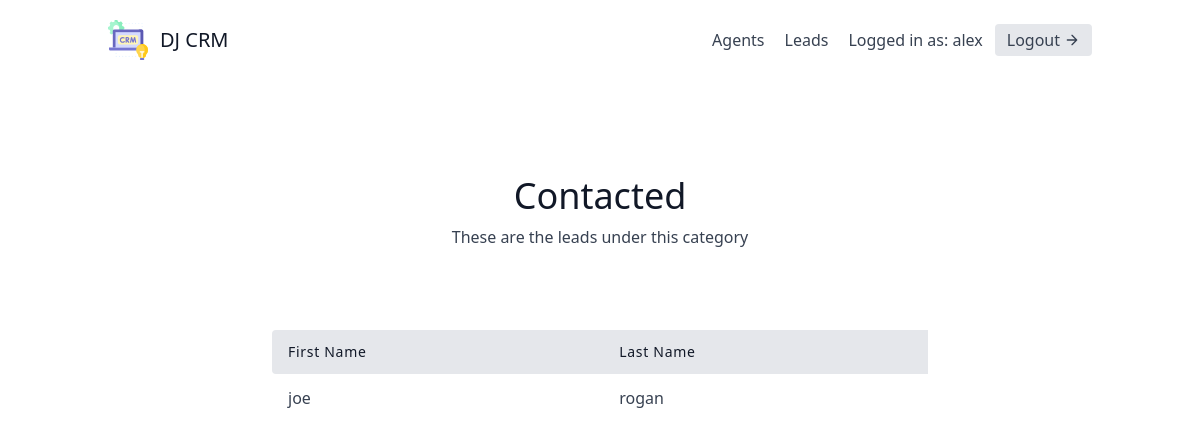
/leads/categories/1/ (signed in), run on the app's committed database.
### leads/models.py (models this page shows, shortened)
class User(AbstractUser):
    is_organisor = models.BooleanField(default=True)
    is_agent = models.BooleanField(default=False)

class Category(models.Model):
    name = models.CharField(max_length=30)  # New, Contacted, Converted, Unconverted
    organisation = models.ForeignKey(UserProfile, on_delete=models.CASCADE)

class Lead(models.Model):
    first_name = models.CharField(max_length=20)
    last_name = models.CharField(max_length=20)
    age = models.IntegerField(default=0)
    organisation = models.ForeignKey(UserProfile, on_delete=models.CASCADE)
    agent = models.ForeignKey("Agent", null=True, blank=True, on_delete=models.SET_NULL)
    category = models.ForeignKey("Category", related_name="leads", null=True, blank=True, on_delete=models.SET_NULL)
    description = models.TextField()
    date_added = models.DateTimeField(auto_now_add=True)
    phone_number = models.CharField(max_length=20)
    email = models.EmailField()

### leads/views.py (the view)
# urls.py: path('categories/<int:pk>/', CategoryDetailView.as_view(), name='category-detail'),
class CategoryDetailView(LoginRequiredMixin, generic.DetailView):
    template_name = "leads/category_detail.html"
    context_object_name = "category"
    def get_queryset(self):
        user = self.request.user
        if user.is_organisor:
            queryset = Category.objects.filter(
                organisation=user.userprofile
            )
        else:
            queryset = Category.objects.filter(
                organisation=user.agent.organisation
            )
        return queryset

### leads/templates/leads/category_detail.html
{% extends "base.html" %}
{% block content %}
<section class="text-gray-700 body-font">
    <div class="container px-5 py-24 mx-auto">
      <div class="flex flex-col text-center w-full mb-20">
        <h1 class="sm:text-4xl text-3xl font-medium title-font mb-2 text-gray-900">
            {{ category.name }}
        </h1>
        <p class="lg:w-2/3 mx-auto leading-relaxed text-base">
            These are the leads under this category
        </p>
      </div>
      <div class="lg:w-2/3 w-full mx-auto overflow-auto">
        <table class="table-auto w-full text-left whitespace-no-wrap">
          <thead>
            <tr>
                <th class="px-4 py-3 title-font tracking-wider font-medium text-gray-900 text-sm bg-gray-200 rounded-tl rounded-bl">
                    First Name
                </th>
                <th class="px-4 py-3 title-font tracking-wider font-medium text-gray-900 text-sm bg-gray-200">
                    Last Name
                </th>
            </tr>
          </thead>
          <tbody>
            {% for lead in category.leads.all %}
                <tr>
                    <td class="px-4 py-3">
                      <a class="hover:text-blue-500" href="{% url 'leads:lead-detail' lead.pk %}">{{ lead.first_name }}</a>
                    </td>
                    <td class="px-4 py-3">{{ lead.last_name }}</td>
                </tr>
            {% endfor %}
          </tbody>
        </table>
      </div>
    </div>
  </section>
{% endblock content %}

### templates/navbar.html (shortened to what this page needs)
<header class="text-gray-700 body-font">
    <div class="container mx-auto flex flex-wrap p-5 flex-col md:flex-row items-center">
      <a class="flex title-font font-medium items-center text-gray-900 mb-4 md:mb-0">
        <span class="ml-3 text-xl">DJ CRM</span>
      </a>
      <nav class="md:ml-auto flex flex-wrap items-center text-base justify-center">
        {% if not request.user.is_authenticated %}
          <a href="{% url 'signup' %}" class="mr-5 hover:text-gray-900">Signup</a>
        {% else %}
          {% if request.user.is_organisor %}
          <a href="{% url 'agents:agent-list' %}" class="mr-5 hover:text-gray-900">Agents</a>
          {% endif %}
          <a href="{% url 'leads:lead-list' %}" class="mr-5 hover:text-gray-900">Leads</a>
        {% endif %}
      </nav>
      {% if request.user.is_authenticated %}
        Logged in as: {{ request.user.username }}
        <a href="{% url 'logout' %}" class="ml-3 inline-flex items-center bg-gray-200 border-0 py-1 px-3 focus:outline-none hover:bg-gray-300 rounded text-base mt-4 md:mt-0">
          Logout
            <svg fill="none" stroke="currentColor" stroke-linecap="round" stroke-linejoin="round" stroke-width="2" class="w-4 h-4 ml-1" viewBox="0 0 24 24">
                <path d="M5 12h14M12 5l7 7-7 7"></path>
            </svg>
        </a>
      {% endif %}
    </div>
</header>

### data on the page
User: user.username "alex"
Category: name "Contacted"
Lead: first_name "joe", last_name "rogan"
